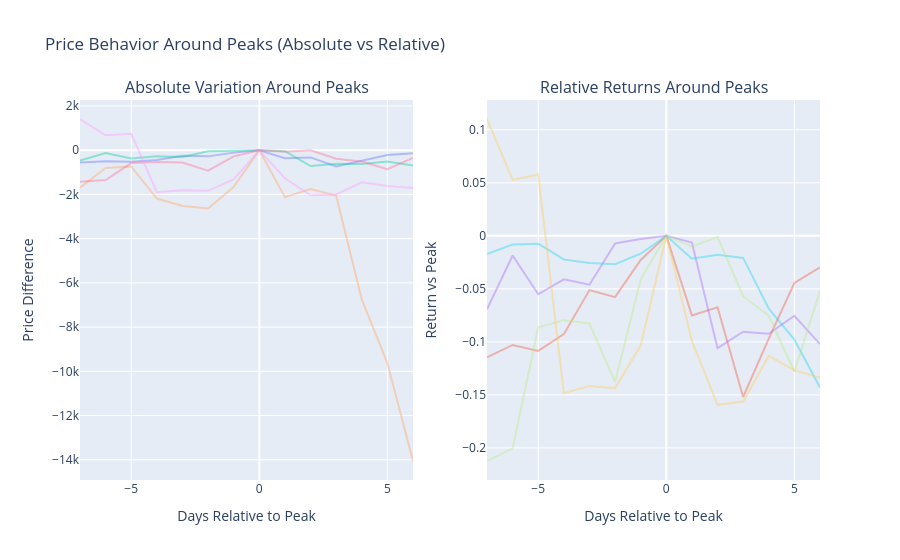

The code cell stored with this chart in its notebook:
### Markdown cell above
**Price Behavior Around Peaks**

*Analyze the typical price pattern before and after randomly selected peak events, using relative returns centered at the peak (t = 0).*

### Code cell
NB_PEAKS_TO_DISPLAY = 5

peaks_position = random.sample(range(len(peaks)), NB_PEAKS_TO_DISPLAY)
random_peaks = peaks.iloc[peaks_position]

# 2 subplots (1 ligne, 2 colonnes)
fig = make_subplots(
    rows=1, cols=2,
    subplot_titles=[
        "Absolute Variation Around Peaks",
        "Relative Returns Around Peaks"
    ]
)

for index, row in random_peaks.iterrows():
    # skip bords
    if index < 7 or index > len(df) - 7:
        continue

    df_slice = df.iloc[index-7:index+7]

    x = list(range(-7, 7))

    # Absolute
    y_abs = df_slice["close"] - row["close"]

    fig.add_trace(
        go.Scatter(
            x=x,
            y=y_abs,
            mode="lines",
            opacity=0.4,
            showlegend=False
        ),
        row=1, col=1
    )

    # Relative
    y_rel = (df_slice["close"] / row["close"]) - 1

    fig.add_trace(
        go.Scatter(
            x=x,
            y=y_rel,
            mode="lines",
            opacity=0.4,
            showlegend=False
        ),
        row=1, col=2
    )

# Layout
fig.update_layout(
    title="Price Behavior Around Peaks (Absolute vs Relative)",
)

fig.update_xaxes(title_text="Days Relative to Peak", row=1, col=1)
fig.update_xaxes(title_text="Days Relative to Peak", row=1, col=2)

fig.update_yaxes(title_text="Price Difference", row=1, col=1)
fig.update_yaxes(title_text="Return vs Peak", row=1, col=2)

fig.show()

### Figure 1 — Plotly figure (JSON) as saved in the notebook; plotly's stock layout.template omitted (floating-point values rounded to 4 significant figures)
{"data": [{"mode": "lines", "opacity": 0.4, "showlegend": false, "type": "scatter", "x": [-7, -6, -5, -4, -3, -2, -1, 0, 1, 2, 3, 4, 5, 6], "xaxis": "x", "y": [-554.2, -497.5, -524.9, -448.2, -247.4, -279.8, -110.0, 0.0, -362.8, -325.8, -734.8, -468.4, -215.1, -143.3], "yaxis": "y"}, {"mode": "lines", "opacity": 0.4, "showlegend": false, "type": "scatter", "x": [-7, -6, -5, -4, -3, -2, -1, 0, 1, 2, 3, 4, 5, 6], "xaxis": "x2", "y": [-0.1146, -0.1029, -0.1086, -0.0927, -0.05118, -0.05786, -0.02276, 0.0, -0.07503, -0.06739, -0.152, -0.09689, -0.0445, -0.02964], "yaxis": "y2"}, {"mode": "lines", "opacity": 0.4, "showlegend": false, "type": "scatter", "x": [-7, -6, -5, -4, -3, -2, -1, 0, 1, 2, 3, 4, 5, 6], "xaxis": "x", "y": [-468.7, -125.5, -372.6, -277.5, -311.9, -49.05, -20.3, 0.0, -42.67, -716.5, -611.5, -624.5, -509.5, -690.7], "yaxis": "y"}, {"mode": "lines", "opacity": 0.4, "showlegend": false, "type": "scatter", "x": [-7, -6, -5, -4, -3, -2, -1, 0, 1, 2, 3, 4, 5, 6], "xaxis": "x2", "y": [-0.06932, -0.01857, -0.05511, -0.04105, -0.04613, -0.007254, -0.003002, 0.0, -0.006311, -0.106, -0.09044, -0.09237, -0.07535, -0.1022], "yaxis": "y2"}, {"mode": "lines", "opacity": 0.4, "showlegend": false, "type": "scatter", "x": [-7, -6, -5, -4, -3, -2, -1, 0, 1, 2, 3, 4, 5, 6], "xaxis": "x", "y": [-1697.0, -804.5, -735.3, -2187.0, -2525.0, -2633.0, -1661.0, 0.0, -2123.0, -1754.0, -2047.0, -6752.0, -9625.0, -14050.0], "yaxis": "y"}, {"mode": "lines", "opacity": 0.4, "showlegend": false, "type": "scatter", "x": [-7, -6, -5, -4, -3, -2, -1, 0, 1, 2, 3, 4, 5, 6], "xaxis": "x2", "y": [-0.01726, -0.008184, -0.00748, -0.02225, -0.02569, -0.02679, -0.01689, 0.0, -0.0216, -0.01784, -0.02082, -0.06869, -0.09791, -0.143], "yaxis": "y2"}, {"mode": "lines", "opacity": 0.4, "showlegend": false, "type": "scatter", "x": [-7, -6, -5, -4, -3, -2, -1, 0, 1, 2, 3, 4, 5, 6], "xaxis": "x", "y": [-1432.0, -1352.0, -582.4, -536.4, -557.7, -928.5, -277.4, 0.0, -67.29, -7.36, -385.6, -508.1, -863.3, -350.3], "yaxis": "y"}, {"mode": "lines", "opacity": 0.4, "showlegend": false, "type": "scatter", "x": [-7, -6, -5, -4, -3, -2, -1, 0, 1, 2, 3, 4, 5, 6], "xaxis": "x2", "y": [-0.2123, -0.2004, -0.08634, -0.07952, -0.08269, -0.1377, -0.04113, 0.0, -0.009977, -0.001091, -0.05717, -0.07533, -0.128, -0.05194], "yaxis": "y2"}, {"mode": "lines", "opacity": 0.4, "showlegend": false, "type": "scatter", "x": [-7, -6, -5, -4, -3, -2, -1, 0, 1, 2, 3, 4, 5, 6], "xaxis": "x", "y": [1410.0, 675.0, 740.0, -1900.0, -1811.0, -1838.0, -1325.0, 0.0, -1270.0, -2040.0, -2001.0, -1450.0, -1625.0, -1711.0], "yaxis": "y"}, {"mode": "lines", "opacity": 0.4, "showlegend": false, "type": "scatter", "x": [-7, -6, -5, -4, -3, -2, -1, 0, 1, 2, 3, 4, 5, 6], "xaxis": "x2", "y": [0.1102, 0.05274, 0.05781, -0.1484, -0.1415, -0.1436, -0.1035, 0.0, -0.09921, -0.1594, -0.1563, -0.1133, -0.1269, -0.1337], "yaxis": "y2"}], "layout": {"annotations": [{"font": {"size": 16}, "showarrow": false, "text": "Absolute Variation Around Peaks", "x": 0.225, "xanchor": "center", "xref": "paper", "y": 1, "yanchor": "bottom", "yref": "paper"}, {"font": {"size": 16}, "showarrow": false, "text": "Relative Returns Around Peaks", "x": 0.775, "xanchor": "center", "xref": "paper", "y": 1, "yanchor": "bottom", "yref": "paper"}], "title": {"text": "Price Behavior Around Peaks (Absolute vs Relative)"}, "xaxis": {"anchor": "y", "domain": [0, 0.45], "title": {"text": "Days Relative to Peak"}}, "xaxis2": {"anchor": "y2", "domain": [0.55, 1], "title": {"text": "Days Relative to Peak"}}, "yaxis": {"anchor": "x", "domain": [0, 1], "title": {"text": "Price Difference"}}, "yaxis2": {"anchor": "x2", "domain": [0, 1], "title": {"text": "Return vs Peak"}}}}
